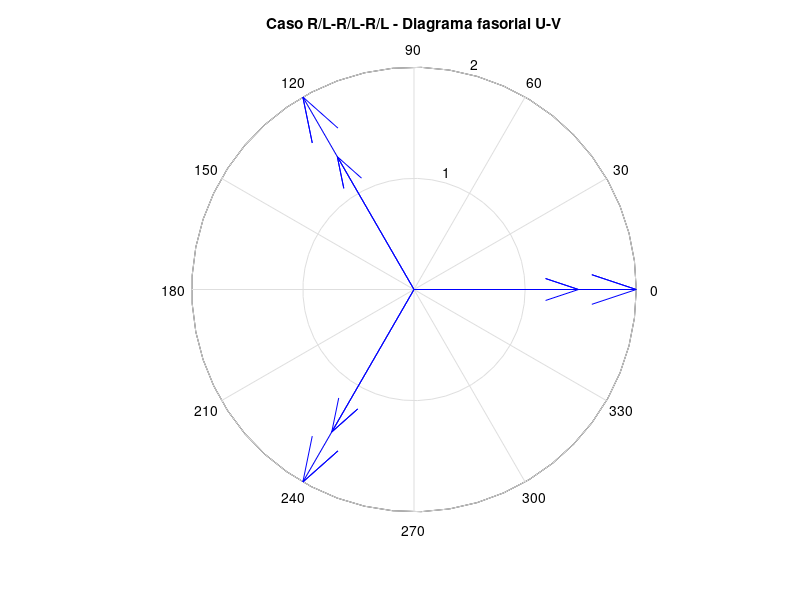

The MATLAB source for this figure:
%Tensiones en General%
VRS = 2*exp(i*0);
VST = 2*exp(i*(-120)*pi/180);
VTR = 2*exp(i*(-240)*pi/180);
V_MAT = [VRS VST VTR];
title('Diagrama tensiones de fase');

% %Caso R-R-R%
% IRS = 0.35*exp(i*0);
% IST = 0.36*exp(i*(-120)*pi/180);
% ITR = 0.46*exp(i*(-240)*pi/180);
% IR = IRS-ITR;
% IS = IST-IRS;
% IT = ITR-IST;
% IF_MAT = [IRS IST ITR V_MAT];
% IL_MAT = [IR IS IT];
% compass(IF_MAT);
% title('Caso R-R-R - Diagrama fasorial U-V');

% %Caso L-L-L%
% IRS = 1.4*exp(i*(-90)*pi/180);
% IST = 1.38*exp(i*(-210)*pi/180);
% ITR = 1.22*exp(i*(-330)*pi/180);
% IR = IRS-ITR;
% IS = IST-IRS;
% IT = ITR-IST;
% IF_MAT = [IRS IST ITR V_MAT];
% IL_MAT = [IR IS IT];
% compass(IF_MAT);
% title('Caso L-L-L - Diagrama fasorial U-V');

%Caso R/L-R/L-R/L%
IRS = 1.48*exp(i*0);
IST = 1.48*exp(i*(-120)*pi/180);
ITR = 1.38*exp(i*(-240)*pi/180);
IR = IRS-ITR;
IS = IST-IRS;
IT = ITR-IST;
IF_MAT = [IRS IST ITR V_MAT];
IL_MAT = [IR IS IT];
compass(IF_MAT);
title('Caso R/L-R/L-R/L - Diagrama fasorial U-V');

% %Caso R-R/L-L%
% IRS = 0.36*exp(i*0);
% IST = 1.47*exp(i*(-210)*pi/180);
% ITR = 1.24*exp(i*(-330)*pi/180);
% IR = IRS-ITR;
% IS = IST-IRS;
% IT = ITR-IST;
% IF_MAT = [IRS IST ITR];
% IL_MAT = [IR IS IT];
% compass(IF_MAT);
% title('Caso R-R/L-L - Diagrama fasorial U-V');
